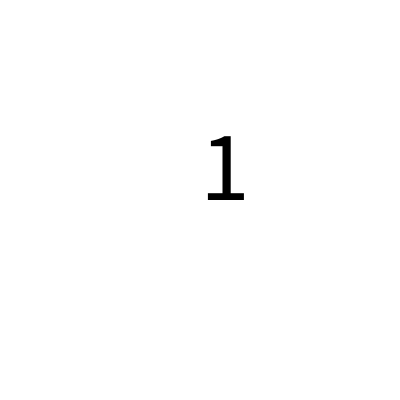
Frame 1 (no input)
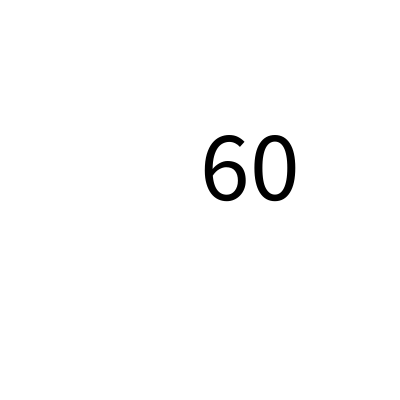
Frame 60 (the mouse pressed at the canvas centre just before this capture)
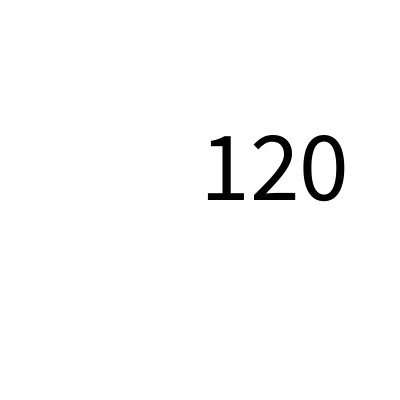
Frame 120 (the mouse held since frame 60 and released just before this capture)

The Processing sketch that drew these frames (run headless with seeded random() and noise(); from frame 60 on, the mouse is pressed at the canvas centre):

// Processing sketch: sketch_230418c
// ── sketch_230418c.pde
void setup(){
  size(400,400);
}

void draw(){
  background(255);
  fill(0);
  textSize(100);
 text( frameCount , 200,200); 
}
